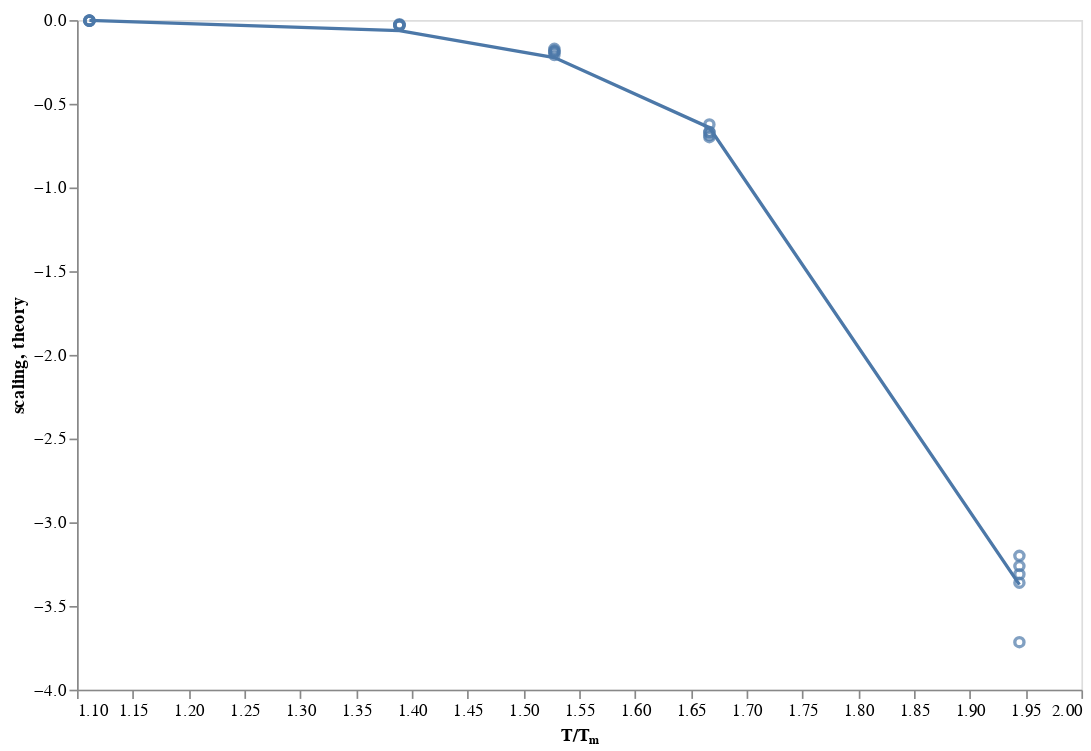

The cell this chart's notebook holds for it:
### Code cell
c = alt.Chart(df_fit).encode(
    x=alt.X('temp_norm', title='T/Tₘ', scale=alt.Scale(zero=False)),
)

c.mark_point().encode(y="scaling") + c.mark_line().encode(y="theory")

### Figure 1 — Vega-Lite specification as saved in the notebook (floating-point values rounded to 4 significant figures)
{"$schema": "https://vega.github.io/schema/vega-lite/v2.6.0.json", "config": {"axis": {"grid": false}, "view": {"height": 400, "width": 600}}, "datasets": {"data-d979c95f7d0f1a03ca3e38d5f2b56dff": [{"scaling": -0.00406, "temp_norm": 1.111, "theory": -0.00166}, {"scaling": -0.003225, "temp_norm": 1.111, "theory": -0.00166}, {"scaling": -0.002763, "temp_norm": 1.111, "theory": -0.00166}, {"scaling": -0.003512, "temp_norm": 1.111, "theory": -0.00166}, {"scaling": -0.003593, "temp_norm": 1.111, "theory": -0.00166}, {"scaling": -0.02957, "temp_norm": 1.389, "theory": -0.0628}, {"scaling": -0.02484, "temp_norm": 1.389, "theory": -0.0628}, {"scaling": -0.03156, "temp_norm": 1.389, "theory": -0.0628}, {"scaling": -0.03211, "temp_norm": 1.389, "theory": -0.0628}, {"scaling": -0.02871, "temp_norm": 1.389, "theory": -0.0628}, {"scaling": -0.1717, "temp_norm": 1.528, "theory": -0.2235}, {"scaling": -0.2083, "temp_norm": 1.528, "theory": -0.2235}, {"scaling": -0.1886, "temp_norm": 1.528, "theory": -0.2235}, {"scaling": -0.1913, "temp_norm": 1.528, "theory": -0.2235}, {"scaling": -0.182, "temp_norm": 1.528, "theory": -0.2235}, {"scaling": -0.669, "temp_norm": 1.667, "theory": -0.6423}, {"scaling": -0.6884, "temp_norm": 1.667, "theory": -0.6423}, {"scaling": -0.6698, "temp_norm": 1.667, "theory": -0.6423}, {"scaling": -0.6995, "temp_norm": 1.667, "theory": -0.6423}, {"scaling": -0.6235, "temp_norm": 1.667, "theory": -0.6423}, {"scaling": -3.361, "temp_norm": 1.944, "theory": -3.372}, {"scaling": -3.2, "temp_norm": 1.944, "theory": -3.372}, {"scaling": -3.262, "temp_norm": 1.944, "theory": -3.372}, {"scaling": -3.31, "temp_norm": 1.944, "theory": -3.372}, {"scaling": -3.716, "temp_norm": 1.944, "theory": -3.372}]}, "layer": [{"data": {"name": "data-d979c95f7d0f1a03ca3e38d5f2b56dff"}, "encoding": {"x": {"field": "temp_norm", "scale": {"zero": false}, "title": "T/Tₘ", "type": "quantitative"}, "y": {"field": "scaling", "type": "quantitative"}}, "mark": "point"}, {"data": {"name": "data-d979c95f7d0f1a03ca3e38d5f2b56dff"}, "encoding": {"x": {"field": "temp_norm", "scale": {"zero": false}, "title": "T/Tₘ", "type": "quantitative"}, "y": {"field": "theory", "type": "quantitative"}}, "mark": "line"}]}
